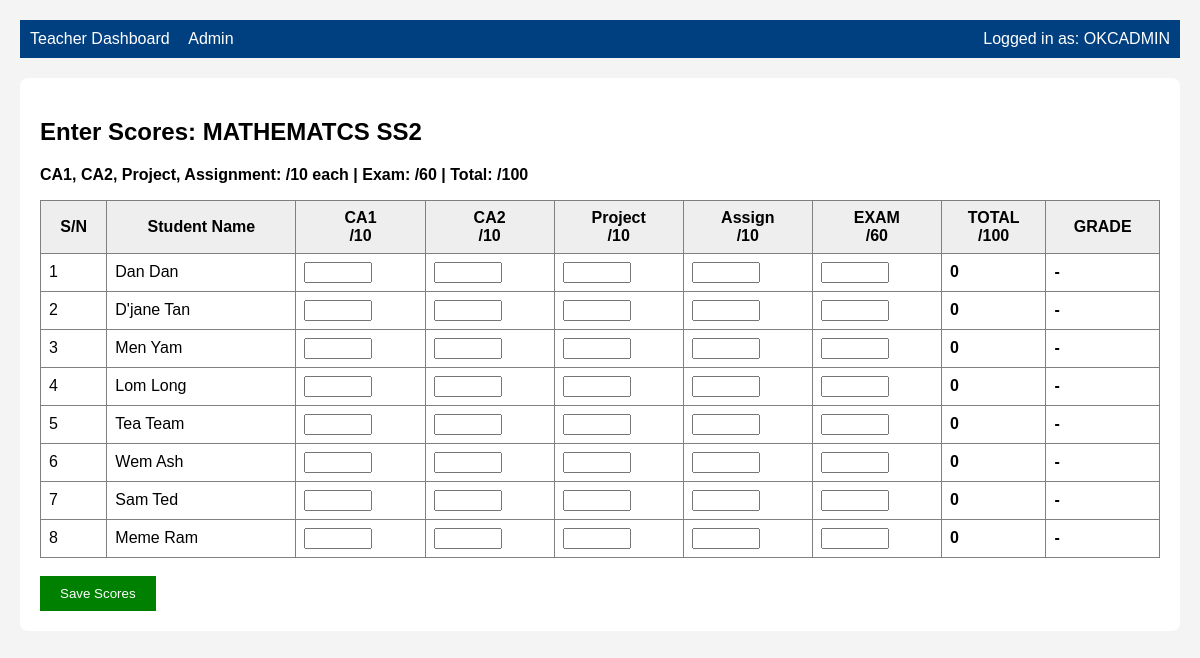
Screenshot of /teacher/teacher/enter-scores/3/ (signed in) with the database file from the repository.
### results/models.py (models this page shows, shortened)
class Subject(models.Model):
    name = models.CharField(max_length=50)
    student_class = models.CharField(max_length=10)
    teachers = models.ManyToManyField(User, blank=True, related_name='subjects_taught')

class Student(models.Model):
    admission_no = models.CharField(max_length=20, unique=True)
    full_name = models.CharField(max_length=100)
    student_class = models.CharField(max_length=10)
    arm = models.CharField(max_length=10)
    joined_term = models.CharField(max_length=20, choices=JOINED_TERM_CHOICES, default="First Term") # <-- ADD THIS

### results/views.py (the view, shortened to what this page needs)
# urls.py: path('teacher/enter-scores/<int:subject_id>/', views.enter_scores, name='enter_scores'),
@login_required
def enter_scores(request, subject_id):
    subject = get_object_or_404(Subject, id=subject_id)
    if request.user not in subject.teachers.all() and not request.user.is_superuser:
        messages.error(request, "You are not assigned to this subject")
        return redirect('results:teacher_dashboard')
    students = Student.objects.filter(student_class=subject.student_class)
    TERM = 'Third Term'
    SESSION = '2025/2026'
    existing_scores = Score.objects.filter(subject=subject, term=TERM, session=SESSION)
    scores_dict = {score.student_id: score for score in existing_scores}
    context = {'subject': subject, 'students': students, 'scores_dict': scores_dict}
    return render(request, 'results/enter_scores.html', context)

### results/templatetags/custom_tags.py (called while the page is built)
@register.filter
def get_item(dictionary, key):
    if dictionary:
        return dictionary.get(key)
    return None

### results/templates/results/enter_scores.html (shortened to what this page needs)
{% extends 'base.html' %}
{% load custom_tags %}
{% block content %}
<h2>Enter Scores: {{ subject.name }} {{ subject.student_class }}</h2>
<p><b>CA1, CA2, Project, Assignment: /10 each | Exam: /60 | Total: /100</b></p>
<form method="post">
<table border="1" cellpadding="8" style="border-collapse: collapse; width: 100%;">
    <tr style="background:#eee;">
        <th>S/N</th>
        <th>Student Name</th>
        <th>CA1<br>/10</th>
        <th>CA2<br>/10</th>
        <th>Project<br>/10</th>
        <th>Assign<br>/10</th>
        <th>EXAM<br>/60</th>
        <th>TOTAL<br>/100</th>
        <th>GRADE</th>
    </tr>
    {% for student in students %}
    {% with score=scores_dict|get_item:student.id %}
    <tr>
        <td>{{ forloop.counter }}</td>
        <td>{{ student.full_name }}</td>
        <td><input type="number" class="score-input" name="ca1_{{ student.id }}" value="{{ score.ca1|default:'' }}" min="0" max="10" style="width:60px;" required></td>
        <td><input type="number" class="score-input" name="ca2_{{ student.id }}" value="{{ score.ca2|default:'' }}" min="0" max="10" style="width:60px;" required></td>
        <td><input type="number" class="score-input" name="project_{{ student.id }}" value="{{ score.project|default:'' }}" min="0" max="10" style="width:60px;" required></td>
        <td><input type="number" class="score-input" name="assignment_{{ student.id }}" value="{{ score.assignment|default:'' }}" min="0" max="10" style="width:60px;" required></td>
        <td><input type="number" class="score-input" name="exam_{{ student.id }}" value="{{ score.exam|default:'' }}" min="0" max="60" style="width:60px;" required></td>
        <td class="total" style="font-weight:bold;">-</td>
        <td class="grade" style="font-weight:bold;">-</td>
    </tr>
    {% endwith %}
    {% endfor %}
</table>
<br>
<button type="submit" style="padding:10px 20px; background:green; color:white; border:none; cursor:pointer;">Save Scores</button>
</form>
{% endblock %}

### okc_portal/templates/base.html (shortened to what this page needs)
<!DOCTYPE html>
<html lang="en">
<head>
</head>
<body>
    <nav>
        <a href="/teacher/">Teacher Dashboard</a>
        <a href="/admin/">Admin</a>
        <span style="float:right;">Logged in as: {{ user.username }}</span>
    </nav>
    <div class="container">
        {% block content %}
        {% endblock %}
    </div>
</body>
</html>

### okc_portal/templates/base.html (style rules this page uses)
body { font-family: Arial, sans-serif; margin: 20px; background: #f4f4f4; }
.container { background: white; padding: 20px; border-radius: 8px; max-width: 1200px; margin: auto; }
nav { background: #004080; color: white; padding: 10px; margin-bottom: 20px; }
nav a { color: white; text-decoration: none; margin-right: 15px; }
table input { text-align: center; }

### rows the page displays
Subject: name "MATHEMATCS", student_class "SS2"
Student: full_name "Dan Dan"
Student: full_name "D'jane Tan"
Student: full_name "Men Yam"
Student: full_name "Lom Long"
Student: full_name "Tea Team"
Student: full_name "Wem Ash"
Student: full_name "Sam Ted"
Student: full_name "Meme Ram"

### other values shown
{{ user.username }} "OKCADMIN"
